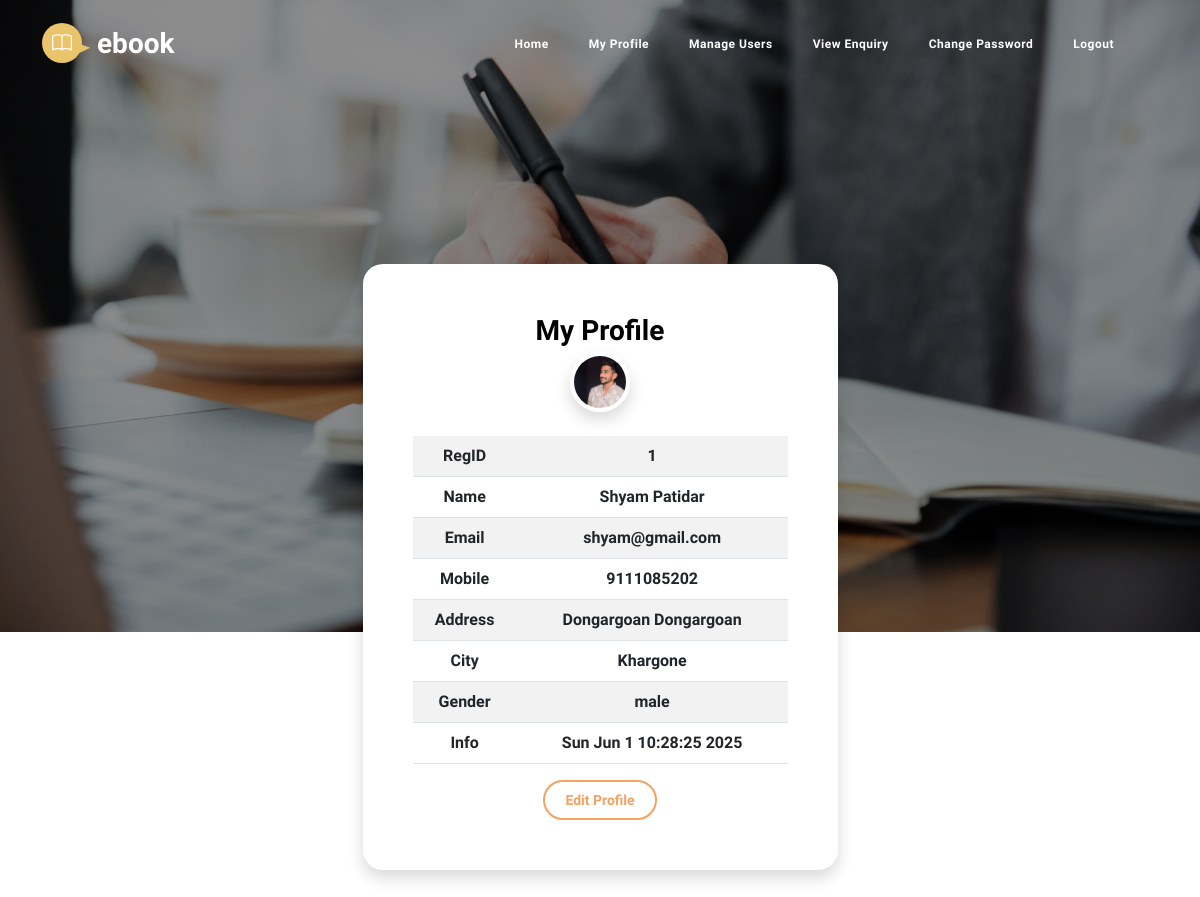
Screenshot of /mpadmin/ (signed in) with the database file from the repository.
### ebook/models.py (models this page shows)
class Register(models.Model):
    regid=models.AutoField(primary_key=True)
    name=models.CharField(max_length=50)
    email=models.CharField(max_length=50,unique=True)
    password=models.CharField(max_length=15)
    mobile=models.CharField(max_length=15)
    address=models.CharField(max_length=500)
    city=models.CharField(max_length=20)
    gender=models.CharField(max_length=10)
    status=models.IntegerField()
    role=models.CharField(max_length=10)
    info=models.CharField(max_length=50)

### ebook/views.py (the view)
# urls.py: path('mpadmin/', views.mpadmin), # my profile admin path
def mpadmin(request):
    email = request.session.get("sunm")
    userDetails = models.Register.objects.filter(email=email).first()
    return render(request, "mpadmin.html", {"user" : userDetails})

### ebook/templates/mpadmin.html (shortened to what this page needs)
{% load static %} {% include "adminheader.html" %} {% include "adminnav.html" %}
<section
  class="hero-section d-flex justify-content-center align-items-center"
  id="section_1"
>
  <div class="container">
    <div class="row">
      <div
        class="col-lg-5 col-12 mx-auto custom-form ebook-download-form bg-white shadow text-center mb-5"
      >
        <div class="text-center">
          <h3 class="mb-1">My Profile</h3>
        </div>
              <img
                src="{% static 'images/Shyam.jpg' %}"
                class="img-fluid avatar-image shadow"
                alt=""
              />
        <br /><br />
        <table class="table table-striped table-hover">
          <tbody>
            <tr>
              <th scope="col">RegID</th>
              <th scope="col">{{user.regid}}</th>
            </tr>
            <tr>
              <th scope="col">Name</th>
              <th scope="col">{{user.name}}</th>
            </tr>
            <tr>
              <th scope="col">Email</th>
              <th scope="col">{{user.email}}</th>
            </tr>
            <tr>
              <th scope="col">Mobile</th>
              <th scope="col">{{user.mobile}}</th>
            </tr>
            <tr>
              <th scope="col">Address</th>
              <th scope="col">{{user.address}}</th>
            </tr>
            <tr>
              <th scope="col">City</th>
              <th scope="col">{{user.city}}</th>
            </tr>
            <tr>
              <th scope="col">Gender</th>
              <th scope="col">{{user.gender}}</th>
            </tr>
            <tr>
              <th scope="col">Info</th>
              <th scope="col">{{user.info}}</th>
            </tr>
          </tbody>
        </table>
        <div class="d-none d-lg-block">
        <a
          href="/epadmin/"
          class="btn custom-btn custom-border-btn btn-naira btn-inverted">
          <i class="btn-icon bi-person"></i>
          <span>Edit Profile</span
          >
        </a>
        </div>
      </div>
    </div>
  </div>
</section>

### ebook/templates/adminheader.html (shortened to what this page needs)
{% load static %}
<!DOCTYPE html>
<html lang="en">
  <head>
    <link href="{% static 'css/bootstrap.min.css' %}" rel="stylesheet" />
    <link href="{% static 'css/bootstrap-icons.css' %}" rel="stylesheet" />
    <link
      href="{% static 'css/templatemo-ebook-landing.css' %}"
      rel="stylesheet"
    />
  </head>
</html>

### ebook/templates/adminnav.html (shortened to what this page needs)
{% load static %} {% include "adminheader.html" %}
<nav class="navbar navbar-expand-lg">
  <div class="container">
    <a class="navbar-brand" href="/myadmin/">
      <i class="navbar-brand-icon bi-book me-2"></i>
      <span>ebook</span>
    </a>
    <div class="collapse navbar-collapse" id="navbarNav">
      <ul class="navbar-nav ms-lg-auto me-lg-4">
        <li class="nav-item">
          <a class="nav-link click-scroll" href="/myadmin/"></a>
        </li>
        <li class="nav-item">
          <a class="nav-link click-scroll" href="/myadmin/">Home</a>
        </li>
        <li class="nav-item">
          <a class="nav-link click-scroll" href="/mpadmin/">My Profile</a>
        </li>
        <li class="nav-item">
          <a class="nav-link click-scroll" href="/manageusers/">Manage Users</a>
        </li>
        <li class="nav-item">
          <a class="nav-link click-scroll" href="/viewenquiry/">View Enquiry</a>
        </li>
        <li class="nav-item">
          <a class="nav-link click-scroll" href="/cpadmin/">Change Password</a>
        </li>
        <li class="nav-item">
          <a class="nav-link click-scroll" href="/login/">Logout</a>
        </li>
      </ul>
    </div>
  </div>
</nav>

### ebook/templates/footer.html (shortened to what this page needs)
{% load static %}

### rows the page displays
Register: regid "1", name "Shyam Patidar", email "shyam@gmail.com", mobile "9111085202", address "Dongargoan Dongargoan", city "Khargone", gender "male", info "Sun Jun 1 10:28:25 2025"
